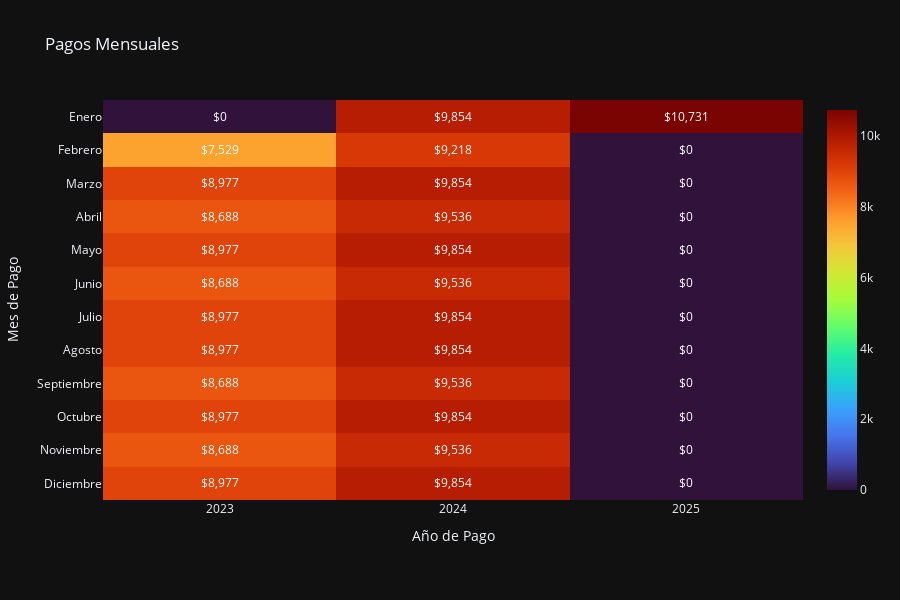

Write notebook code for a chart like this one.
### Markdown cell above
# Tabla Pivot con Plotly

### Code cell
def heatmap_pagos40(pivot_table):
    """Creates a visually improved heatmap with chronologically sorted years."""
    # Make a copy to avoid modifying the original DataFrame
    df = pivot_table.copy()

    # Ensure 'Mes de Pago' is a column, not an index
    if 'Mes de Pago' not in df.columns:
        df = df.reset_index()

    # Robustly drop total rows/columns if they exist
    if 'Mes de Pago' in df.columns:
        df = df[~df['Mes de Pago'].astype(str).str.contains('Total', na=False)]
    df = df.loc[:, ~df.columns.astype(str).str.contains('Total', na=False)]

    # Melt the DataFrame to a long format
    df_melted = df.melt(
        id_vars=['Mes de Pago'],
        var_name='Año de Pago',
        value_name='Pago Mensual'
    )

    # --- FIX FOR CHRONOLOGICAL ORDER ---
    # Convert 'Año de Pago' and 'Pago Mensual' to numeric types for correct sorting
    df_melted['Año de Pago'] = pd.to_numeric(df_melted['Año de Pago'], errors='coerce')
    df_melted['Pago Mensual'] = pd.to_numeric(df_melted['Pago Mensual'], errors='coerce')
    df_melted.dropna(subset=['Año de Pago', 'Pago Mensual'], inplace=True)
    df_melted['Año de Pago'] = df_melted['Año de Pago'].astype(int)

    # Define the month order and set as a categorical type
    month_order = ['Enero', 'Febrero', 'Marzo', 'Abril', 'Mayo', 'Junio',
                   'Julio', 'Agosto', 'Septiembre', 'Octubre', 'Noviembre', 'Diciembre']
    df_melted['Mes de Pago'] = pd.Categorical(df_melted['Mes de Pago'], categories=month_order, ordered=True)

    # Sort by year and then by month to ensure correct chronological plotting
    df_melted = df_melted.sort_values(['Año de Pago', 'Mes de Pago'])
    # --- END FIX ---

    # Create the heatmap
    fig = go.Figure(data=go.Heatmap(
        x=df_melted['Año de Pago'].astype(str), # Use string for categorical axis labels
        y=df_melted['Mes de Pago'],
        z=df_melted['Pago Mensual'],
        colorscale='turbo',
        text=df_melted['Pago Mensual'],
        texttemplate="$%{text:,.0f}",
        textfont={"size": 12, "color": "white"},
        hoverongaps=False,
        hovertemplate='<b>Mes</b>: %{y}<br>' +
                      '<b>Año</b>: %{x}<br>' +
                      '<b>Pago</b>: %{z:$,.2f}<extra></extra>'
    ))

    # Update the layout
    fig.update_layout(
        title='Pagos Mensuales',
        xaxis_title='Año de Pago',
        yaxis_title='Mes de Pago',
        # Set categoryorder to 'trace' to respect the sorted data order
        xaxis=dict(type='category', tickangle=0, categoryorder='trace'),
        yaxis=dict(type='category', autorange='reversed'),
        template='plotly_dark',
        height=600,
        margin=dict(l=50, r=50, b=100, t=100)
    )

    return fig

# Call the function and show the plot
fig = heatmap_pagos40(pivot_table)
fig.show()

### Figure 1 — Plotly figure (JSON) as saved in the notebook; plotly's stock layout.template omitted (floating-point values rounded to 4 significant figures)
{"data": [{"colorscale": [[0.0, "#30123b"], [0.07143, "#4145ab"], [0.1429, "#4675ed"], [0.2143, "#39a2fc"], [0.2857, "#1bcfd4"], [0.3571, "#24eca6"], [0.4286, "#61fc6c"], [0.5, "#a4fc3b"], [0.5714, "#d1e834"], [0.6429, "#f3c63a"], [0.7143, "#fe9b2d"], [0.7857, "#f36315"], [0.8571, "#d93806"], [0.9286, "#b11901"], [1.0, "#7a0402"]], "hoverongaps": false, "hovertemplate": "<b>Mes</b>: %{y}<br><b>Año</b>: %{x}<br><b>Pago</b>: %{z:$,.2f}<extra></extra>", "text": [0.0, 7529.0, 8977.0, 8688.0, 8977.0, 8688.0, 8977.0, 8977.0, 8688.0, 8977.0, 8688.0, 8977.0, 9854.0, 9218.0, 9854.0, 9536.0, 9854.0, 9536.0, 9854.0, 9854.0, 9536.0, 9854.0, 9536.0, 9854.0, 10730.0, 0.0, 0.0, 0.0, 0.0, 0.0, 0.0, 0.0, 0.0, 0.0, 0.0, 0.0], "textfont": {"color": "white", "size": 12}, "texttemplate": "$%{text:,.0f}", "x": ["2023", "2023", "2023", "2023", "2023", "2023", "2023", "2023", "2023", "2023", "2023", "2023", "2024", "2024", "2024", "2024", "2024", "2024", "2024", "2024", "2024", "2024", "2024", "2024", "2025", "2025", "2025", "2025", "2025", "2025", "2025", "2025", "2025", "2025", "2025", "2025"], "y": ["Enero", "Febrero", "Marzo", "Abril", "Mayo", "Junio", "Julio", "Agosto", "Septiembre", "Octubre", "Noviembre", "Diciembre", "Enero", "Febrero", "Marzo", "Abril", "Mayo", "Junio", "Julio", "Agosto", "Septiembre", "Octubre", "Noviembre", "Diciembre", "Enero", "Febrero", "Marzo", "Abril", "Mayo", "Junio", "Julio", "Agosto", "Septiembre", "Octubre", "Noviembre", "Diciembre"], "z": [0.0, 7529.0, 8977.0, 8688.0, 8977.0, 8688.0, 8977.0, 8977.0, 8688.0, 8977.0, 8688.0, 8977.0, 9854.0, 9218.0, 9854.0, 9536.0, 9854.0, 9536.0, 9854.0, 9854.0, 9536.0, 9854.0, 9536.0, 9854.0, 10730.0, 0.0, 0.0, 0.0, 0.0, 0.0, 0.0, 0.0, 0.0, 0.0, 0.0, 0.0], "type": "heatmap"}], "layout": {"xaxis": {"title": {"text": "Año de Pago"}, "type": "category", "tickangle": 0, "categoryorder": "trace"}, "yaxis": {"title": {"text": "Mes de Pago"}, "type": "category", "autorange": "reversed"}, "margin": {"l": 50, "r": 50, "b": 100, "t": 100}, "title": {"text": "Pagos Mensuales"}, "height": 600}}
